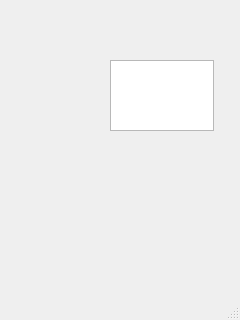
<?xml version="1.0" encoding="UTF-8"?>
<ui version="4.0">
 <class>MainWindow</class>
 <widget class="QMainWindow" name="MainWindow">
  <property name="geometry">
   <rect>
    <x>0</x>
    <y>0</y>
    <width>240</width>
    <height>320</height>
   </rect>
  </property>
  <property name="windowTitle">
   <string>MainWindow</string>
  </property>
  <widget class="QWidget" name="centralwidget">
   <widget class="QTextEdit" name="textEdit">
    <property name="geometry">
     <rect>
      <x>110</x>
      <y>60</y>
      <width>104</width>
      <height>71</height>
     </rect>
    </property>
   </widget>
  </widget>
  <widget class="QMenuBar" name="menubar">
   <property name="geometry">
    <rect>
     <x>0</x>
     <y>0</y>
     <width>240</width>
     <height>23</height>
    </rect>
   </property>
  </widget>
  <widget class="QStatusBar" name="statusbar"/>
 </widget>
 <resources/>
 <connections/>
</ui>
